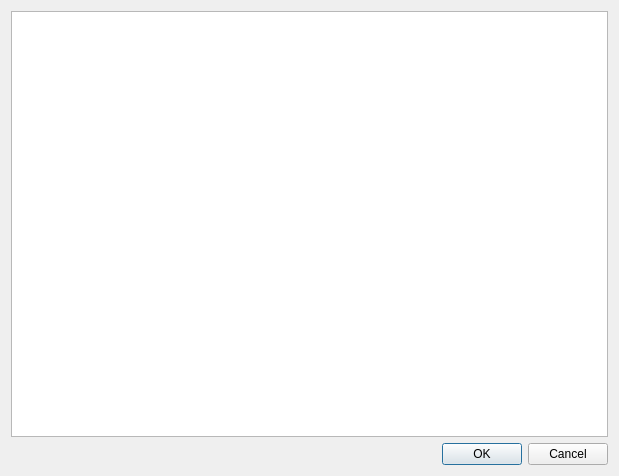
<?xml version="1.0" encoding="UTF-8"?>
<ui version="4.0">
 <class>NodeFirmwareDialogue</class>
 <widget class="QDialog" name="NodeFirmwareDialogue">
  <property name="geometry">
   <rect>
    <x>0</x>
    <y>0</y>
    <width>619</width>
    <height>476</height>
   </rect>
  </property>
  <property name="windowTitle">
   <string>Node Firmware</string>
  </property>
  <layout class="QVBoxLayout" name="verticalLayout">
   <item>
    <widget class="QTableView" name="tableView"/>
   </item>
   <item>
    <widget class="QDialogButtonBox" name="buttonBox">
     <property name="orientation">
      <enum>Qt::Horizontal</enum>
     </property>
     <property name="standardButtons">
      <set>QDialogButtonBox::Cancel|QDialogButtonBox::Ok</set>
     </property>
    </widget>
   </item>
  </layout>
 </widget>
 <resources/>
 <connections>
  <connection>
   <sender>buttonBox</sender>
   <signal>accepted()</signal>
   <receiver>NodeFirmwareDialogue</receiver>
   <slot>accept()</slot>
   <hints>
    <hint type="sourcelabel">
     <x>248</x>
     <y>254</y>
    </hint>
    <hint type="destinationlabel">
     <x>157</x>
     <y>274</y>
    </hint>
   </hints>
  </connection>
  <connection>
   <sender>buttonBox</sender>
   <signal>rejected()</signal>
   <receiver>NodeFirmwareDialogue</receiver>
   <slot>reject()</slot>
   <hints>
    <hint type="sourcelabel">
     <x>316</x>
     <y>260</y>
    </hint>
    <hint type="destinationlabel">
     <x>286</x>
     <y>274</y>
    </hint>
   </hints>
  </connection>
 </connections>
</ui>
